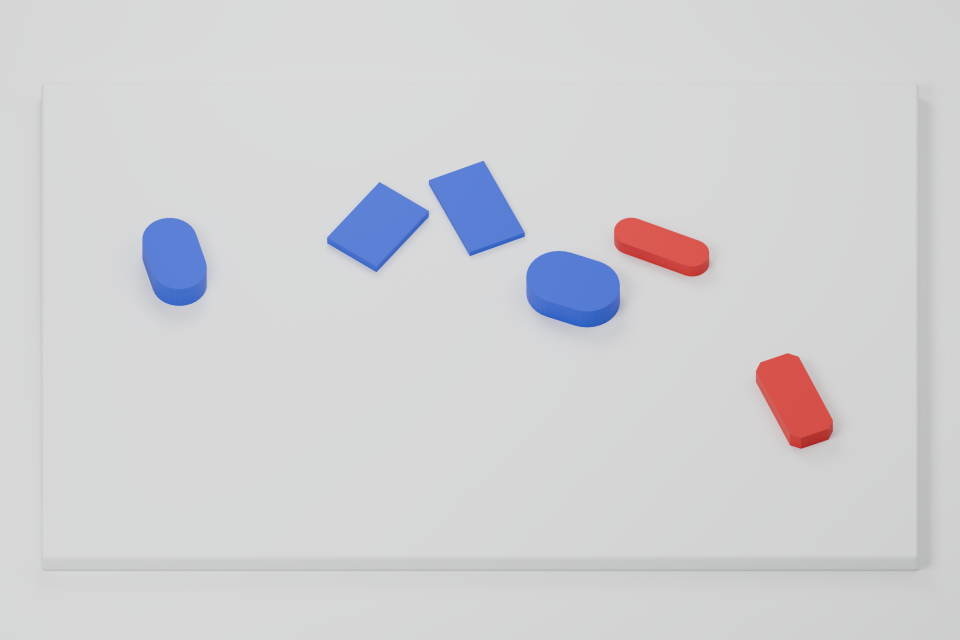
#> input picture paper_submit/renders/teaser6_before.png, 1920 x 1280 px (shown at 1/2 size)
$ python teaser_figure.py
#> lines starting #> are read from the running program, lines starting #| are printed output that depends on the picture
### paper_submit/scripts/make_figures.py
"""Publication artwork from immutable saved predictions and scores.

No model imports, inference, training, or image synthesis. Coordinates in the
architecture canvas are typographic points; output width is the paper's 5.5 in.
"""
from pathlib import Path
import hashlib
import json
import math
import numpy as np
import matplotlib
matplotlib.use('Agg')
import matplotlib.pyplot as plt
from matplotlib import font_manager
from matplotlib.patches import FancyArrowPatch
from shapely.geometry import Polygon as SPolygon
from shapely.ops import nearest_points

ROOT = Path(__file__).resolve().parents[1]
E = ROOT/'audit/evidence'
OUT = ROOT/'figures'
OUT.mkdir(exist_ok=True)
for font in (ROOT/'fonts').glob('*.ttf'):
    font_manager.fontManager.addfont(str(font))
INK='#182530'; MUTED='#596874'; BLUE='#245c91'; TEAL='#087e81'; RED='#a83b39'
GRAY='#7d8b98'; LINE='#cbd3d9'; LIGHT='#f3f6f8'; PALETTE={'red':'#d45b59','green':'#55a870','blue':'#507bc2'}
plt.rcParams.update({'font.family':'Liberation Sans','font.size':8,'axes.titlesize':8.5,
 'axes.labelsize':8,'xtick.labelsize':7.5,'ytick.labelsize':7.5,'pdf.fonttype':42,
 'ps.fonttype':42,'svg.fonttype':'none','mathtext.fontset':'stix','text.color':INK,
 'axes.labelcolor':MUTED,'axes.edgecolor':LINE,'axes.spines.top':False,
 'axes.spines.right':False,'axes.linewidth':.65,'xtick.color':MUTED,'ytick.color':MUTED,
 'savefig.facecolor':'white','figure.facecolor':'white'})


def save(fig,name,replace_frozen=False):
    if name == 'qualitative_modes' and not replace_frozen:
        raise RuntimeError('Figure 6 is frozen at the user\'s request. Reuse its existing exports unchanged.')
    # Fixed physical dimensions ensure font sizes survive LaTeX inclusion.
    for ext in ['pdf','svg','png']:
        fig.savefig(OUT/f'{name}.{ext}',dpi=300,metadata={'Creator':'Knolling Bot paper figure script'} if ext=='pdf' else None)
    plt.close(fig)


def canvas(h):
    fig=plt.figure(figsize=(5.5,h/72));ax=fig.add_axes([0,0,1,1])
    ax.set(xlim=(0,396),ylim=(h,0));ax.axis('off')
    return fig,ax


def text(ax,x,y,s,size=8,color=INK,weight='normal',ha='left',va='center',**kw):
    return ax.text(x,y,s,fontsize=size,color=color,weight=weight,ha=ha,va=va,**kw)


# [5 lines left out: function route, not called in this run]


def apply_pose(foot,pose):
    t=pose['theta_rad'];rot=np.array([[math.cos(t),-math.sin(t)],[math.sin(t),math.cos(t)]])
    return np.asarray(foot)@rot.T+[pose['x_m'],pose['y_m']]


def envelope(obj,p):
    a,b=obj['asset']['a_m']/2,obj['asset']['b_m']/2
    return apply_pose([[-a,-b],[a,-b],[a,b],[-a,b]],p)


# [85 lines left out: functions quantitative, records, measurements, development, not called in this run]

# [4 lines that do not run on import are left out]

### paper_submit/scripts/teaser_figure.py
"""Six-object before/after, matched to the user-approved Figure 6 render style."""
import hashlib
import json
import matplotlib.pyplot as plt
from matplotlib import font_manager
from PIL import Image
import make_figures as m

for _face in ('Regular','Bold','Italic','BoldItalic'):
    font_manager.fontManager.addfont(f'/usr/share/fonts/opentype/urw-base35/NimbusRoman-{_face}.otf')


def generate():
    fig,ax=m.canvas(164)
    serif={'fontfamily':'Nimbus Roman'}
    for x,label,name in [(0,'a  Recorded source scene','teaser6_before'),(204,'b  Predicted arrangement','teaser6_after')]:
        path=m.ROOT/'renders'/f'{name}.png'
        with Image.open(path) as im:assert im.size==(1920,1280),im.size
#> im is the input picture: PIL image 1920x1280 RGB; mean R, G, B 208.8, 208.7, 211.9
        m.text(ax,x,7,label,11.0,weight='bold',**serif)
        # 192 by 128 keeps the render's native 3:2 frame.
        ax.imshow(plt.imread(path),extent=(x,x+192,148,20),aspect='auto')
    m.text(ax,0,158,'Six objects; matched camera and original meshes',9.5,m.MUTED,**serif)
    m.text(ax,204,158,'PASS · Horizontal axes · 30 mm gaps',9.5,m.TEAL,**serif)
    m.save(fig,'qualitative_full_annotated')
#> the loop in save, `for ext in ['pdf','svg','png']:` made 3 passes
#> pass 1, in save, `fig.savefig(OUT/f'{name}.{ext}',dpi=300,metadata={'Creator':'Knolling ..`:
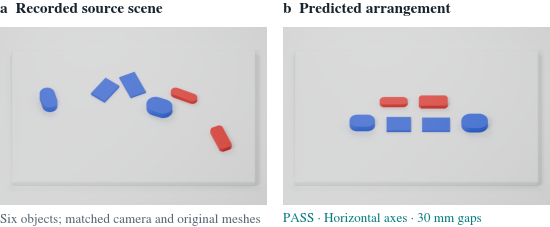
#> figure drawn by matplotlib, 1 panel
    paths=['renders/teaser6_before.png','renders/teaser6_after.png','audit/evidence/full67_choice.json']
    note={'figure':1,'reference':'Neutral Blender table and native 3:2 panels. Labels use Nimbus Roman, the manuscript Times face. Panel titles are 11 pt and each status line is 9.5 pt.',
#> (the run stopped early here; a loop or call above may not have finished)
